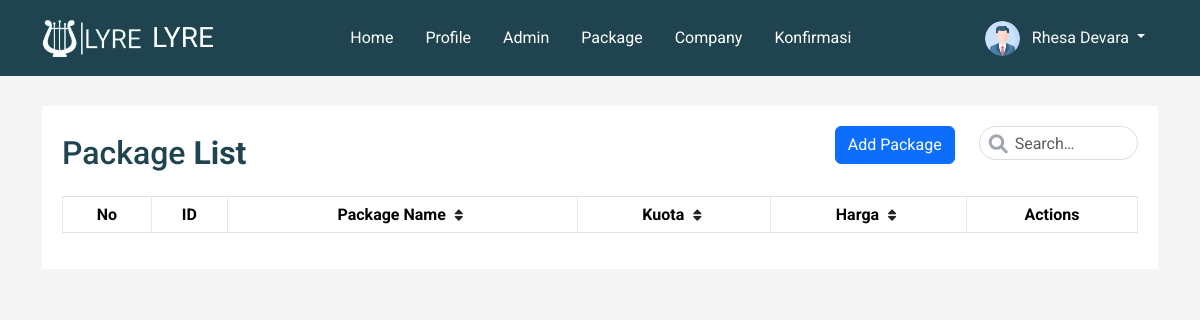
The app's page /package.php (signed in), older data.
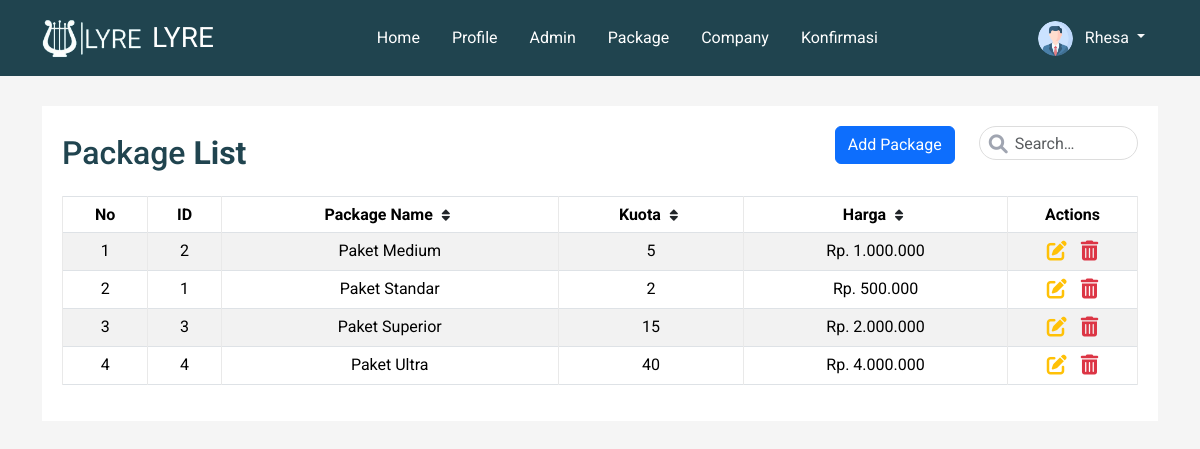
The same page, newer data.
### tables this page shows
CREATE TABLE `paket` (
  `id_paket` int(11) NOT NULL,
  `nama_paket` varchar(50) DEFAULT NULL,
  `kuota` int(5) DEFAULT NULL,
  `harga` int(50) DEFAULT NULL
);

### package.php (the view, shortened to what the changed rows need)
<?php
include 'navbar.php';
$keyword = '';
$orderBy = 'nama_paket';
$orderDirection = 'ASC';
$ambil = "SELECT * FROM paket WHERE nama_paket LIKE '%$keyword%' ORDER BY $orderBy $orderDirection";
$result = $koneksi->query($ambil);
?>
<!DOCTYPE html>
<html lang="en">
<head>
	<link rel="stylesheet" href="assets/css/crud.css">
</head>
<body>
	<div class="container-xl">
		<div class="table-responsive">
			<div class="table-wrapper">
				<div class="table-title">
					<div class="row">
						<div class="col-md-8">
							<h2>Package <b>List</b></h2>
						</div>
					</div>
				</div>
				<table class="table table-striped table-hover table-bordered text-center">
					<thead>
						<tr>
							<th>No</th>
							<th>ID</th>
							<th>
								Package Name
								<a
									href="?keyword=<?php echo htmlspecialchars($keyword); ?>&sort=<?php echo ($orderDirection === 'ASC') ? 'desc' : 'asc'; ?>">
									<i
										class="text-dark fa fa-sort <?php echo ($orderDirection === 'ASC') ? 'asc' : 'desc'; ?>"></i>
								</a>
							</th>
							<th>
								Kuota
								<a
									href="?keyword=<?php echo htmlspecialchars($keyword); ?>&sort=<?php echo ($orderDirection === 'ASC') ? 'desc' : 'asc'; ?>">
									<i
										class="text-dark fa fa-sort <?php echo ($orderDirection === 'ASC') ? 'asc' : 'desc'; ?>"></i>
								</a>
							</th>
							<th>
								Harga
								<a
									href="?keyword=<?php echo htmlspecialchars($keyword); ?>&sort=<?php echo ($orderDirection === 'ASC') ? 'desc' : 'asc'; ?>">
									<i
										class="text-dark fa fa-sort <?php echo ($orderDirection === 'ASC') ? 'asc' : 'desc'; ?>"></i>
								</a>
							</th>
							<th>Actions</th>
						</tr>
					</thead>
					<tbody>
						<?php $nomor = 1; ?>
						<?php while ($data = $result->fetch_assoc()) { ?>
							<tr>
								<td>
									<?= $nomor; ?>
								</td>
								<td>
									<?php echo $data['id_paket']; ?>
								</td>
								<td>
									<?php echo $data['nama_paket']; ?>
								</td>
								<td>
									<?php echo $data['kuota']; ?>
								</td>
								<td>
									<?php $harga_format = number_format($data['harga'], 0, ',', '.'); echo "Rp. " . $harga_format ?>
								</td>
								<td>
									<a href="package_ubah.php?id=<?php echo $data['id_paket']; ?>" class="edit" title="Edit"
										data-toggle="tooltip"><i class="fas fa-edit text-warning fs-5"></i></a>
									<a href="package_hapus.php?id=<?php echo $data['id_paket']; ?>" class="delete"
										title="Delete" data-toggle="tooltip"><i
											class="fas fa-trash-alt text-danger fs-5"></i></a>
								</td>
							</tr>
							<?php $nomor++; ?>
						<?php } ?>
					</tbody>
				</table>
			</div>
		</div>
	</div>
</body>
</html>

### navbar.php (shortened to what the changed rows need)
<html>
<head>
    <link rel="stylesheet" href="https://cdn.jsdelivr.net/npm/bootstrap@5.3.2/dist/css/bootstrap.min.css">
    <link rel="stylesheet" href="https://cdnjs.cloudflare.com/ajax/libs/font-awesome/6.0.0/css/all.min.css">
    <link rel="stylesheet" href="assets/css/css.css">
</head>
<nav class="navbar navbar-expand-lg navbar-dark bg-custom">
    <div class="container">
        <div class="collapse navbar-collapse justify-content-lg-end" id="navbarNav">
            <?php
            if (isset($_SESSION['user']) || isset($_SESSION['company']) || isset($_SESSION['admin'])) {
                if (isset($_SESSION['company'])) {
                    $profilePicture = isset($_SESSION['company']['foto_perusahaan']) ? 'assets/img/' . $_SESSION['company']['foto_perusahaan'] : 'assets/img/profile.png';
                    echo "
                        <div class='d-grid gap-2 d-md-flex justify-content-center'>
                        <div class='dropdown text-light'>
                            <a class='btn btn-custom dropdown-toggle text-light' href='#' role='button' id='profileDropdown' data-bs-toggle='dropdown' aria-expanded='false'>
                                <img src='" . $profilePicture . "' alt='Profile Picture' width='35' height='35' class='object-fit-cover rounded-circle me-2'>
                                " . $_SESSION['company']['nama_perusahaan'] . "
                            </a>
                            <ul class='dropdown-menu' aria-labelledby='profileDropdown'>
                                <li><a class='dropdown-item' href='#'>Profile</a></li>
                                <li><a class='dropdown-item' href='#'>Kuota (" . $_SESSION['company']['kuota'] . ")</a></li>
                                <li><hr class='dropdown-divider'></li>
                                <li><a class='dropdown-item' href='logout.php' onclick='return confirm(\"Apakah Anda Yakin?\");'>Logout</a></li>
                            </ul>
                        </div>";
                } elseif (isset($_SESSION['admin'])) {
                    $profilePicture = isset($_SESSION['admin']['foto_admin']) ? 'assets/img/' . $_SESSION['admin']['foto_admin'] : 'assets/img/profile.png';
                    echo "
                        <div class='d-grid gap-2 d-md-flex justify-content-center'>
                        <div class='dropdown text-light'>
                            <a class='btn btn-custom dropdown-toggle text-light' href='#' role='button' id='profileDropdown' data-bs-toggle='dropdown' aria-expanded='false'>
                                <img src='" . $profilePicture . "' alt='Profile Picture' width='35' height='35' class='object-fit-cover rounded-circle me-2'>
                                " . $_SESSION['admin']['nama'] . "
                            </a>
                            <ul class='dropdown-menu' aria-labelledby='profileDropdown'>
                                <li><a class='dropdown-item' href='#'>Profile</a></li>
                                <li><hr class='dropdown-divider'></li>
                                <li><a class='dropdown-item' href='logout.php' onclick='return confirm(\"Apakah Anda Yakin?\");'>Logout</a></li>
                            </ul>
                        </div>";
                }
            }
            ?>
        </div>
    </div>
    </div>
</nav>
</html>

Row changes from the older to the newer data that the page shows:
added paket: id_paket "2", nama_paket "Paket Medium", kuota "5", harga "1.000.000"
added paket: id_paket "1", nama_paket "Paket Standar", kuota "2", harga "500.000"
added paket: id_paket "3", nama_paket "Paket Superior", kuota "15", harga "2.000.000"
added paket: id_paket "4", nama_paket "Paket Ultra", kuota "40", harga "4.000.000"
Text that changed along with them:
$_SESSION['admin']['nama']: "Rhesa Devara" → "Rhesa"
